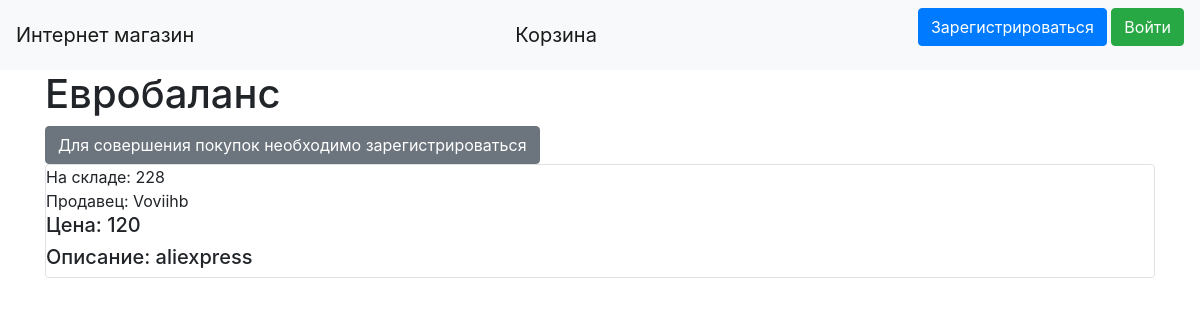
Before: /product/1 with the older database file.
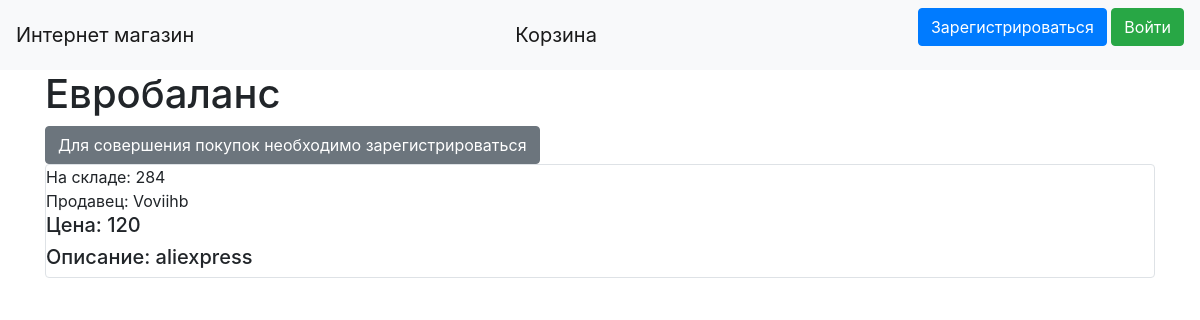
After: the same page with the newer database file.
### data/products.py (models this page shows, shortened)
class Products(SqlAlchemyBase):
    __tablename__ = 'products'
    id = sqlalchemy.Column(sqlalchemy.Integer, primary_key=True, autoincrement=True)
    title = sqlalchemy.Column(sqlalchemy.String, nullable=True)
    quantity = sqlalchemy.Column(sqlalchemy.Integer, nullable=True)
    price = sqlalchemy.Column(sqlalchemy.Integer, nullable=True)
    description = sqlalchemy.Column(sqlalchemy.String, nullable=True)
    category = sqlalchemy.Column(sqlalchemy.String, nullable=True)
    user_id = sqlalchemy.Column(sqlalchemy.Integer, sqlalchemy.ForeignKey("users.id"))
    user = orm.relationship('User', foreign_keys="Products.user_id", backref="products")

### data/users.py (models this page shows, shortened)
class User(SqlAlchemyBase, UserMixin):
    __tablename__ = 'users'
    id = sqlalchemy.Column(sqlalchemy.Integer, primary_key=True, autoincrement=True)
    name = sqlalchemy.Column(sqlalchemy.String, nullable=True)
    about = sqlalchemy.Column(sqlalchemy.String, nullable=True)
    email = sqlalchemy.Column(sqlalchemy.String, index=True, unique=True, nullable=True)
    role = sqlalchemy.Column(sqlalchemy.Integer)
    hashed_password = sqlalchemy.Column(sqlalchemy.String, nullable=True)
    cart = sqlalchemy.Column(sqlalchemy.String, default="{}")
    created_date = sqlalchemy.Column(sqlalchemy.DateTime, default=datetime.datetime.now)

### main.py (the view)
@app.route('/product/<int:id>', methods=['GET', 'POST'])
def product_page(id):
    db_sess = db_session.create_session()
    product = db_sess.query(Products).filter((Products.id == id)).first()
    return render_template("product.html", item=product)

### data/db_session.py (called while the page is built)
def create_session() -> Session:
    global __factory
    return __factory()

### templates/product.html (shortened to what this page needs)
{% extends "base.html" %}
{% block content %}
<h1>{{item.title}}</h1>
{% if current_user.is_authenticated and current_user.role != "sell" %}
{% if item.quantity > 0 %}
<a href="../buy_product/{{current_user.id}}/{{item.id}}" class="btn btn-secondary">Купить</a>
<a href="../add_to_cart/{{current_user.id}}/{{item.id}}" class="btn btn-secondary">Добавить в корзину</a>
{% endif %}
{% elif current_user.is_authenticated and current_user.role == "sell" %}
<a href="/register" class="btn btn-secondary">Вы не можете покупать товары, так как являетесь продавцом. Зарегистрируйтесь как покупатель</a>
{% else %}
<a href="/register" class="btn btn-secondary">Для совершения покупок необходимо зарегистрироваться</a>
{% endif %}
<div class="col-md6 border rounded">
    <div>
        На складе: {{ item.quantity }}
    </div>
    <div>
        Продавец: {{ item.user.name }}
    </div>
    <div>
        <h5>Цена: {{ item.price }}</h5>
    </div>
    <div>
        <h5>Описание: {{ item.description }}</h5>
    </div>
</div>
{% endblock %}

### templates/base.html (shortened to what this page needs)
<!doctype html>
<html lang="en">
<head>
    <link rel="stylesheet" href="https://stackpath.bootstrapcdn.com/bootstrap/4.4.1/css/bootstrap.min.css">
</head>
  <body>
    <header>
        <nav class="navbar navbar-light bg-light">
        <a class="navbar-brand" href="/main">Интернет магазин</a>
        <a class="navbar-brand" href="/cart">Корзина</a>
        {% if current_user.is_authenticated %}
            <a class="navbar-brand" href="/logout">{{ current_user.name }} выход</a>
        {% else %}
            <p>
                <a class="btn btn-primary " href="/register">Зарегистрироваться</a>
                <a class="btn btn-success" href="/login">Войти</a>
            </p>
        {% endif %}
    </nav>
    </header>
    <main role="main" class="container">
        {% block content %}{% endblock %}
    </main>
  </body>
</html>

Changed rows visible on the page:
changed Products "Евробаланс": quantity "228" → "284"
